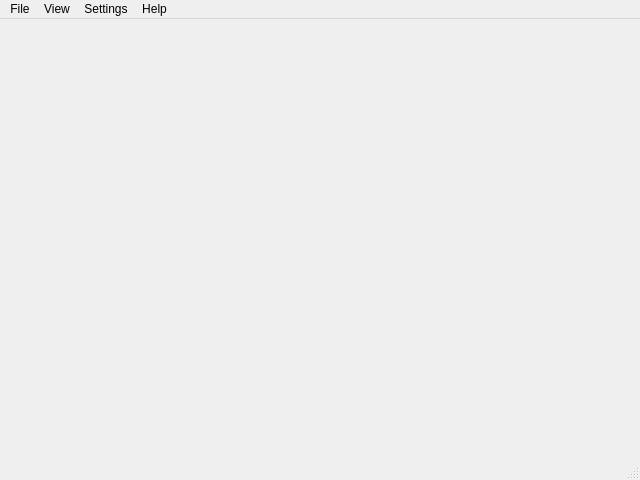
<?xml version="1.0" encoding="UTF-8"?>
<ui version="4.0">
 <class>MainWindow</class>
 <widget class="QMainWindow" name="MainWindow">
  <property name="geometry">
   <rect>
    <x>0</x>
    <y>0</y>
    <width>640</width>
    <height>480</height>
   </rect>
  </property>
  <property name="windowTitle">
   <string>Richcord</string>
  </property>
  <widget class="QWidget" name="root">
   <layout class="QVBoxLayout"/>
  </widget>
  <widget class="QMenuBar" name="menubar">
   <property name="geometry">
    <rect>
     <x>0</x>
     <y>0</y>
     <width>640</width>
     <height>22</height>
    </rect>
   </property>
   <widget class="QMenu" name="menuFile">
    <property name="title">
     <string>File</string>
    </property>
   </widget>
   <widget class="QMenu" name="menuView">
    <property name="title">
     <string>View</string>
    </property>
   </widget>
   <widget class="QMenu" name="menuSettings">
    <property name="title">
     <string>Settings</string>
    </property>
   </widget>
   <widget class="QMenu" name="menuHelp">
    <property name="title">
     <string>Help</string>
    </property>
    <addaction name="aboutQt"/>
   </widget>
   <addaction name="menuFile"/>
   <addaction name="menuView"/>
   <addaction name="menuSettings"/>
   <addaction name="menuHelp"/>
  </widget>
  <widget class="QStatusBar" name="statusbar"/>
  <action name="aboutQt">
   <property name="checkable">
    <bool>false</bool>
   </property>
   <property name="text">
    <string>About Qt</string>
   </property>
   <property name="toolTip">
    <string>What is Qt?</string>
   </property>
   <property name="shortcut">
    <string>Ctrl+Q</string>
   </property>
  </action>
 </widget>
 <resources>
  <include location="../../resources.qrc"/>
 </resources>
 <connections/>
</ui>
